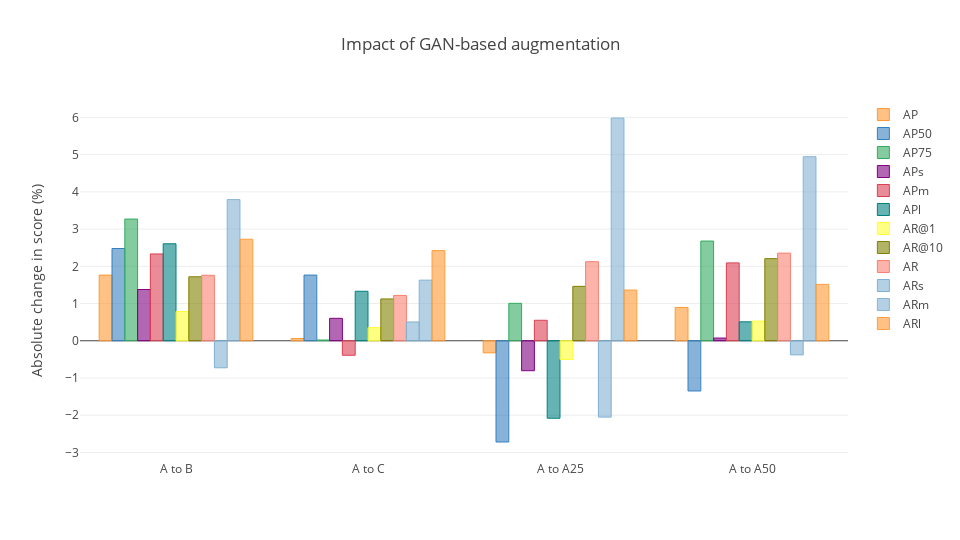

The notebook cell saved with this chart:
### Code cell
layout = {
    "title": "Impact of GAN-based augmentation",
    "yaxis": {
        "title": "Absolute change in score (%)"
    },
    "width": 960,
    "height": 540
}
fig = df_combined.iplot(kind = "bar", y = ["AP", "AP50", "AP75", "APs", "APm", "APl", "AR@1", "AR@10", "AR", "ARs", "ARm", "ARl"], layout = layout, asFigure = True)
py.offline.iplot(fig, show_link = False, config = config)

### Figure 1 — Plotly figure (JSON) as saved in the notebook; plotly's stock layout.template omitted (floating-point values rounded to 4 significant figures)
{"data": [{"marker": {"color": "rgba(255, 153, 51, 0.6)", "line": {"color": "rgba(255, 153, 51, 1.0)", "width": 1}}, "name": "AP", "orientation": "v", "text": "", "type": "bar", "uid": "2e49002d-f4ce-47da-9ec2-63a6db39ab01", "x": ["A to B", "A to C", "A to A25", "A to A50"], "y": [1.764, 0.06051, -0.324, 0.8949]}, {"marker": {"color": "rgba(55, 128, 191, 0.6)", "line": {"color": "rgba(55, 128, 191, 1.0)", "width": 1}}, "name": "AP50", "orientation": "v", "text": "", "type": "bar", "uid": "5748c9c7-8c7a-4f68-9385-5e18faf64715", "x": ["A to B", "A to C", "A to A25", "A to A50"], "y": [2.478, 1.765, -2.719, -1.348]}, {"marker": {"color": "rgba(50, 171, 96, 0.6)", "line": {"color": "rgba(50, 171, 96, 1.0)", "width": 1}}, "name": "AP75", "orientation": "v", "text": "", "type": "bar", "uid": "399ab83b-bd13-4c4d-98ff-9654574f4fb8", "x": ["A to B", "A to C", "A to A25", "A to A50"], "y": [3.269, 0.02029, 1.006, 2.678]}, {"marker": {"color": "rgba(128, 0, 128, 0.6)", "line": {"color": "rgba(128, 0, 128, 1.0)", "width": 1}}, "name": "APs", "orientation": "v", "text": "", "type": "bar", "uid": "4d3e43a6-2831-4a6b-9ec5-4e853d733885", "x": ["A to B", "A to C", "A to A25", "A to A50"], "y": [1.377, 0.6026, -0.8042, 0.07304]}, {"marker": {"color": "rgba(219, 64, 82, 0.6)", "line": {"color": "rgba(219, 64, 82, 1.0)", "width": 1}}, "name": "APm", "orientation": "v", "text": "", "type": "bar", "uid": "07b02b95-0f6d-43f9-9122-680dd210e6c9", "x": ["A to B", "A to C", "A to A25", "A to A50"], "y": [2.332, -0.3889, 0.5504, 2.092]}, {"marker": {"color": "rgba(0, 128, 128, 0.6)", "line": {"color": "rgba(0, 128, 128, 1.0)", "width": 1}}, "name": "APl", "orientation": "v", "text": "", "type": "bar", "uid": "bf357f7d-4f37-4098-8a60-9e961aae8e95", "x": ["A to B", "A to C", "A to A25", "A to A50"], "y": [2.605, 1.33, -2.08, 0.5091]}, {"marker": {"color": "rgba(255, 255, 51, 0.6)", "line": {"color": "rgba(255, 255, 51, 1.0)", "width": 1}}, "name": "AR@1", "orientation": "v", "text": "", "type": "bar", "uid": "4db2d745-c91d-4c45-ba25-3eb17629c0ed", "x": ["A to B", "A to C", "A to A25", "A to A50"], "y": [0.7848, 0.3518, -0.5007, 0.5277]}, {"marker": {"color": "rgba(128, 128, 0, 0.6)", "line": {"color": "rgba(128, 128, 0, 1.0)", "width": 1}}, "name": "AR@10", "orientation": "v", "text": "", "type": "bar", "uid": "aedf2eb6-74fc-4635-b977-a88e6589da31", "x": ["A to B", "A to C", "A to A25", "A to A50"], "y": [1.719, 1.123, 1.461, 2.206]}, {"marker": {"color": "rgba(251, 128, 114, 0.6)", "line": {"color": "rgba(251, 128, 114, 1.0)", "width": 1}}, "name": "AR", "orientation": "v", "text": "", "type": "bar", "uid": "817d5e77-d247-4801-b55d-923a748fa62d", "x": ["A to B", "A to C", "A to A25", "A to A50"], "y": [1.759, 1.218, 2.124, 2.355]}, {"marker": {"color": "rgba(128, 177, 211, 0.6)", "line": {"color": "rgba(128, 177, 211, 1.0)", "width": 1}}, "name": "ARs", "orientation": "v", "text": "", "type": "bar", "uid": "f53bc908-51fb-4704-953d-9bd9894c1da8", "x": ["A to B", "A to C", "A to A25", "A to A50"], "y": [-0.7256, 0.5047, -2.05, -0.3785]}, {"marker": {"color": "rgba(128, 177, 211, 0.6)", "line": {"color": "rgba(128, 177, 211, 0.8999999999999999)", "width": 1}}, "name": "ARm", "orientation": "v", "text": "", "type": "bar", "uid": "0057789d-7584-47ca-bb7e-e7d58668ab1e", "x": ["A to B", "A to C", "A to A25", "A to A50"], "y": [3.792, 1.629, 5.983, 4.944]}, {"marker": {"color": "rgba(255, 153, 51, 0.6)", "line": {"color": "rgba(255, 153, 51, 0.8999999999999999)", "width": 1}}, "name": "ARl", "orientation": "v", "text": "", "type": "bar", "uid": "a71ae92e-5a5b-4bb9-b238-f61fc249c531", "x": ["A to B", "A to C", "A to A25", "A to A50"], "y": [2.727, 2.424, 1.364, 1.515]}], "layout": {"height": 540, "title": {"text": "Impact of GAN-based augmentation"}, "width": 960, "yaxis": {"title": {"text": "Absolute change in score (%)"}}}}
